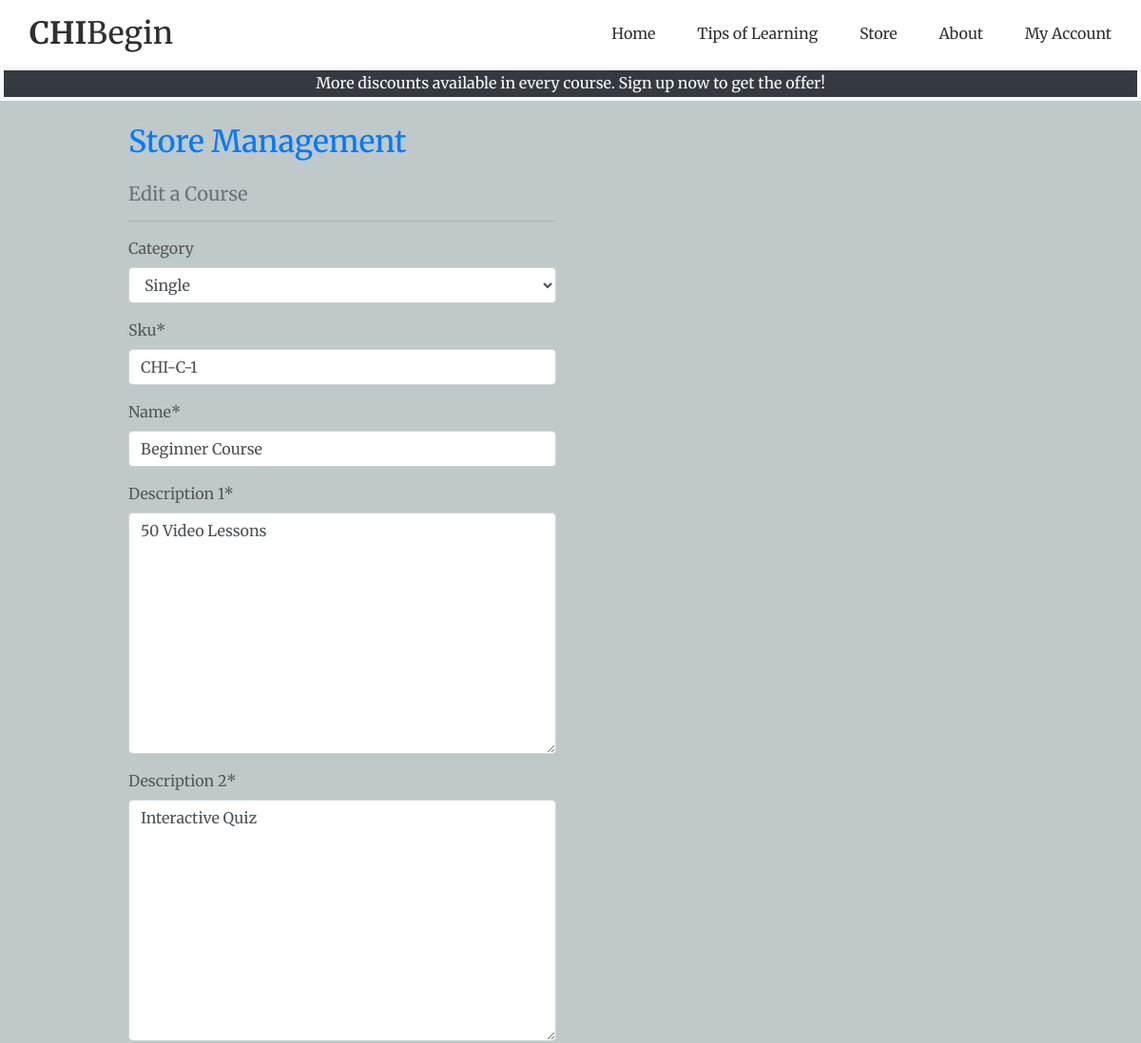
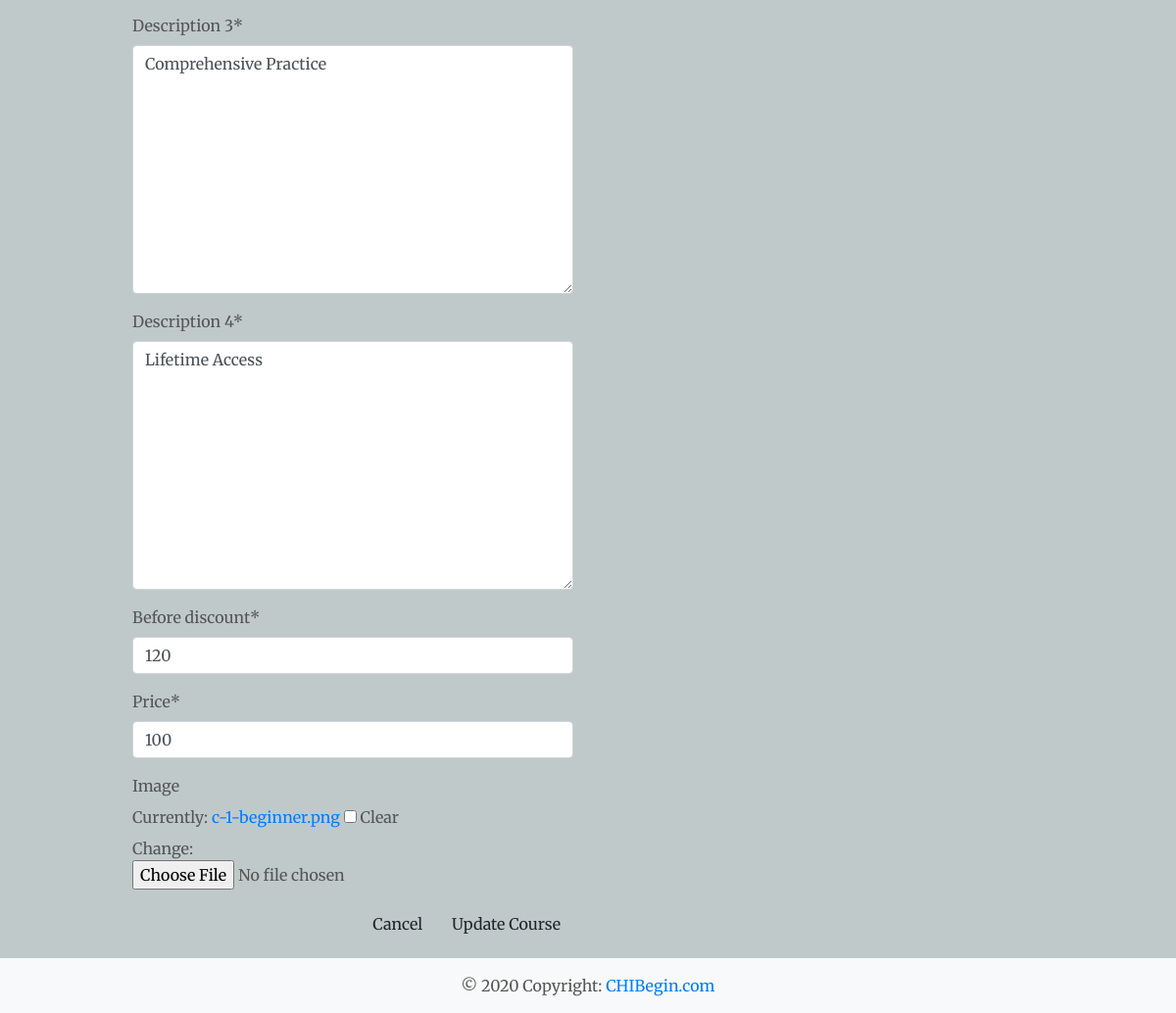
Screenshot of /store/edit/1/ with the database file from the repository (2 pictures, top to bottom).
### store/models.py (models this page shows, shortened)
class Store(models.Model):
    category = models.ForeignKey('Category', null=True, blank=True, on_delete=models.SET_NULL)
    sku = models.CharField(max_length=20, null=False, blank=False)
    name = models.CharField(max_length=254)
    description_1 = models.TextField()
    description_2 = models.TextField()
    description_3 = models.TextField()
    description_4 = models.TextField()
    before_discount = models.DecimalField(max_digits=6, decimal_places=0)
    price = models.DecimalField(max_digits=6, decimal_places=0)
    image = models.ImageField(null=True, blank=True)

class Category(models.Model):
    class Meta:
        verbose_name_plural = 'Categories'
    name = models.CharField(max_length=50)
    def __str__(self):
        return self.name

### store/views.py (the view)
# urls.py: path('edit/<int:store_id>/', views.edit_course, name='edit_course'),
def edit_course(request, store_id):
    store = get_object_or_404(Store, pk=store_id)
    if request.method == 'POST':
        form = CourseForm(request.POST, request.FILES, instance=store)
        if form.is_valid():
            form.save()
            return redirect(reverse('store'))
    else:
        form = CourseForm(instance=store)
    template = 'store/edit_course.html'
    context = {
        'form': form,
        'store': store,
    }
    return render(request, template, context)

### store/forms.py
class CourseForm(forms.ModelForm):
    class Meta:
        model = Store
        fields = '__all__'
    def __init__(self, *args, **kwargs):
        super().__init__(*args, **kwargs)

### store/templates/store/edit_course.html (shortened to what this page needs)
{% extends "base.html" %}
{% load static %}
{% block content %}
    <div class="container mb-2">
        <div class="row">
            <div class="col-12 col-md-6">
                <h2 class="logo-font text-primary mb-4">Store Management</h2>
                <h5 class="text-muted">Edit a Course</h5>
                <hr>
            </div>
        </div>
        <div class="row">
            <div class="col-12 col-md-6">
                <form method="POST" action="{% url 'edit_course' store.id %}" class="form mb-2" enctype="multipart/form-data">
                    {{ form | crispy }}
                    <div class="text-right">
                        <a class="btn btn-outline-black rounded-1" href="{% url 'store' %}">Cancel</a>
                        <button class="btn btn-outline-black rounded-1" type="submit">Update Course</button>
                    </div>
                </form>
            </div>
        </div>
    </div>
{% endblock %}

### static/css/base.css (style rules this page uses)
html { height: 100%; }
body { background-color: #bfc9ca; color: #555555; font-family: 'Merriweather', serif; }
@media (min-width: 1200px) { .container { max-width: 80%; } }

### rows the page displays
Store: category "Single", sku "CHI-C-1", description_1 "50 Video Lessons", description_2 "Interactive Quiz", description_3 "Comprehensive Practice", description_4 "Lifetime Access", before_discount "120", price "100"
Category: name "Beginner Course"
